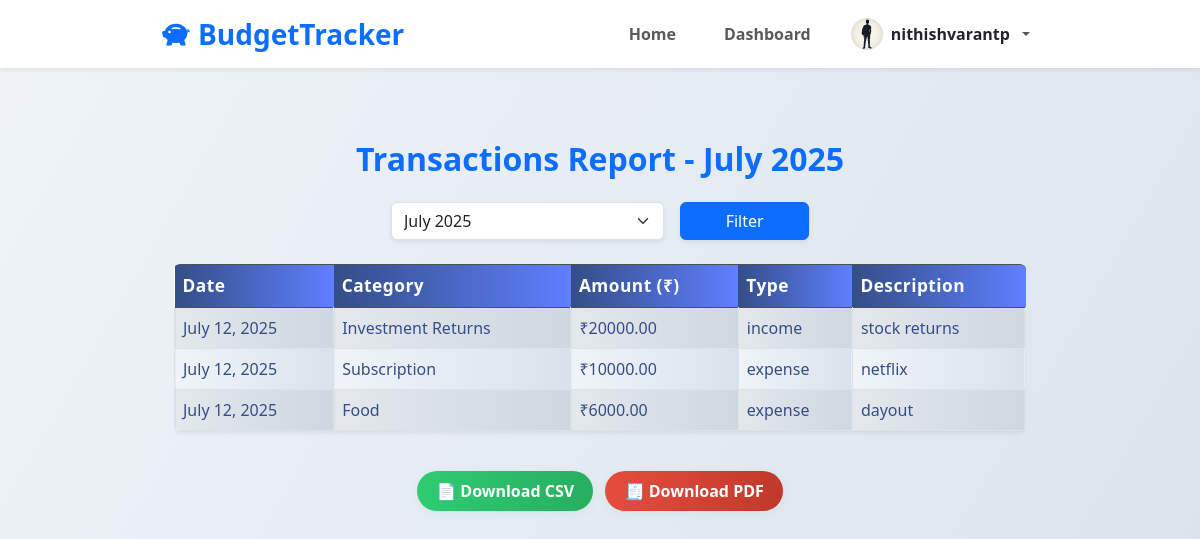
The app's page /reports/ (signed in), older data.
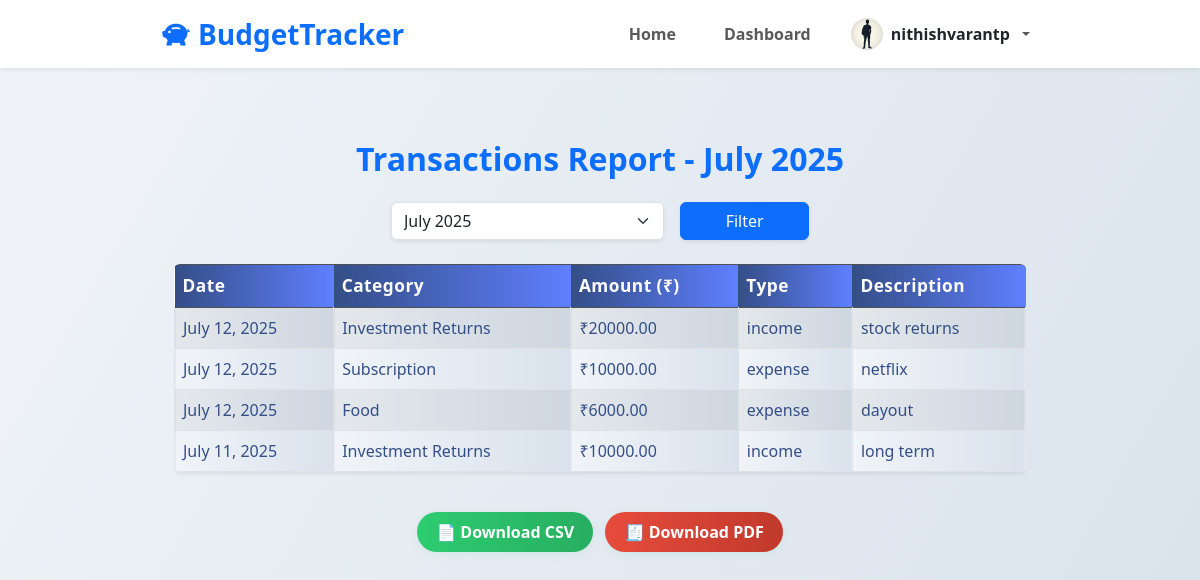
The same page, newer data.
### tracker_app/models.py (models this page shows, shortened)
class Transaction(models.Model):
    TRANSACTION_TYPES = [
        ('income', 'Income'),
        ('expense', 'Expense'),
    ]
    user = models.ForeignKey(User, on_delete=models.CASCADE)
    amount = models.DecimalField(max_digits=10, decimal_places=2)
    category = models.CharField(max_length=100)
    transaction_type = models.CharField(max_length=10, choices=TRANSACTION_TYPES)
    description = models.TextField(blank=True)
    date = models.DateField()

### tracker_app/views.py (the view)
# urls.py: path('reports/', reports_view, name='reports'),
@login_required(login_url='login')
def reports_view(request):
    month_label = request.GET.get("month", datetime.now().strftime("%B %Y"))
    try:
        selected_month = datetime.strptime(month_label, "%B %Y").month
        selected_year = datetime.strptime(month_label, "%B %Y").year
    except ValueError:
        selected_month = datetime.now().month
        selected_year = datetime.now().year
        month_label = datetime.now().strftime("%B %Y")
    all_transactions = Transaction.objects.filter(user=request.user)
    transactions = all_transactions.filter(date__month=selected_month, date__year=selected_year)
    months = sorted(set(t.date.strftime("%B %Y") for t in all_transactions), reverse=True)
    return render(request, "reports.html", {
        "transactions": transactions,
        "months": months,
        "selected_month": month_label,
    })

### tracker_app/models.py (called while the page is built)
    @property
    def avatar_url(self):
        if self.avatar:
            return self.avatar.url
        return ''

### tracker_app/templates/reports.html (shortened to what this page needs)
{% extends "base.html" %}
{% block content %}
<div class="container py-5">
  <h2 class="text-center mb-4 fw-bold text-primary">Transactions Report - {{ selected_month }}</h2>
  <form method="get" class="row g-3 justify-content-center mb-4">
    <div class="col-md-4">
      <select name="month" class="form-select shadow-sm">
        {% for month in months %}
          <option value="{{ month }}" {% if month == selected_month %}selected{% endif %}>
            {{ month }}
          </option>
        {% endfor %}
      </select>
    </div>
    <div class="col-md-2">
      <button type="submit" class="btn btn-primary w-100 shadow-sm">Filter</button>
    </div>
  </form>
  <div class="table-responsive animate-fade-in">
    <table class="table table-bordered table-striped table-hover shadow-sm rounded">
      <thead class="table-dark">
        <tr>
          <th>Date</th>
          <th>Category</th>
          <th>Amount (₹)</th>
          <th>Type</th>
          <th>Description</th>
        </tr>
      </thead>
      <tbody>
        {% for t in transactions %}
        <tr class="{% if t.transaction_type == 'Income' %}row-income{% elif t.transaction_type == 'Expense' %}row-expense{% else %}row-other{% endif %}">
          <td>{{ t.date }}</td>
          <td>{{ t.category }}</td>
          <td>₹{{ t.amount }}</td>
          <td>{{ t.transaction_type }}</td>
          <td>{{ t.description }}</td>
        </tr>
        {% empty %}
        <tr>
          <td colspan="5" class="text-center text-muted">No transactions found.</td>
        </tr>
        {% endfor %}
      </tbody>
    </table>
  </div>
  <div class="text-center mt-4">
    <a href="{% url 'export_report_csv' %}?month={{ selected_month }}" class="btn btn-outline-success me-2">📄 Download CSV</a>
    <a href="{% url 'export_report_pdf' %}?month={{ selected_month }}" class="btn btn-outline-danger">🧾 Download PDF</a>
  </div>
</div>
{% endblock %}

Row changes from the older to the newer data that the page shows:
added Transaction: date "July 11, 2025", category "Investment Returns", amount "10000.00", transaction_type "income", description "long term"
